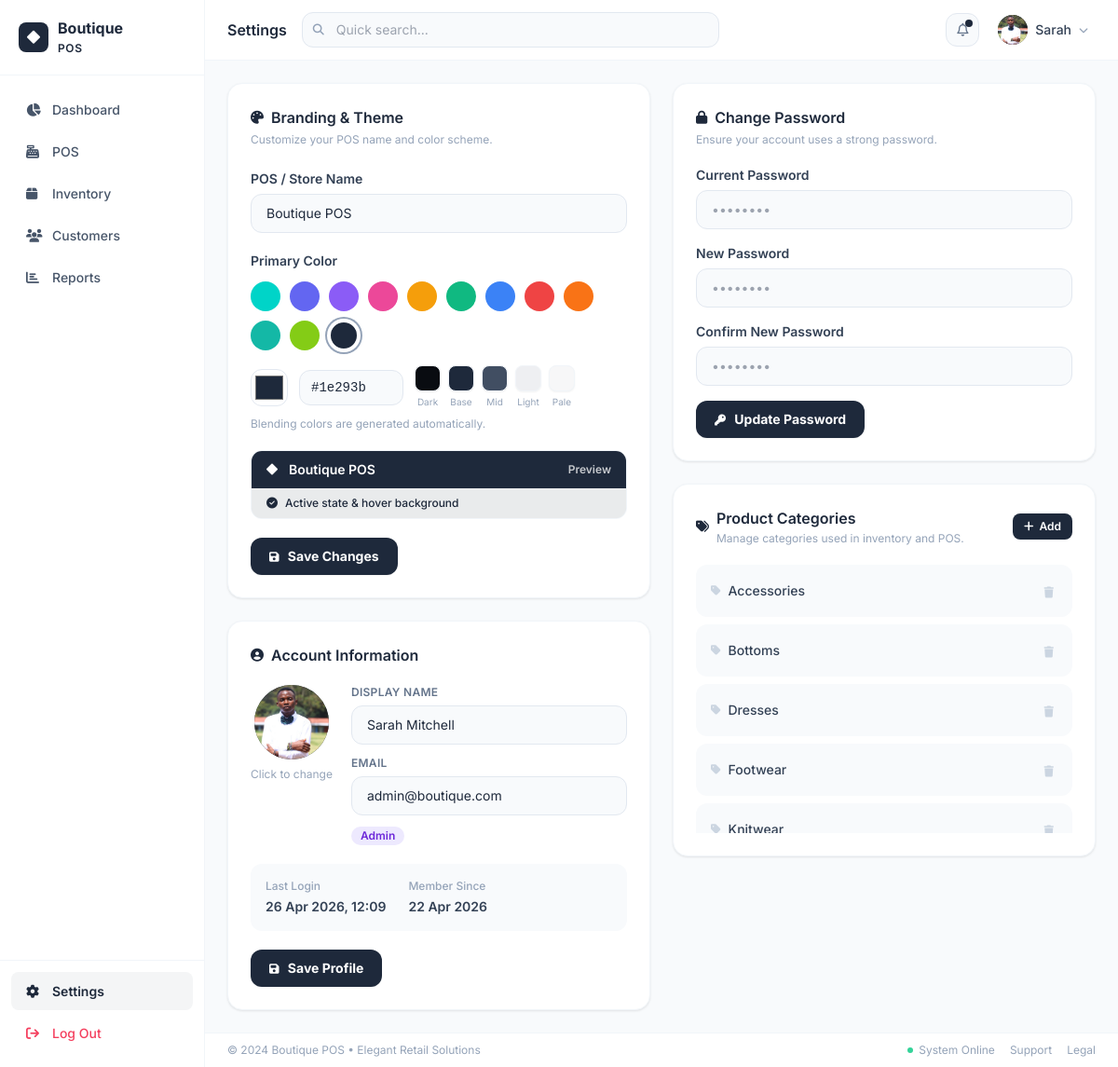
The app's page /settings (signed in), older data.
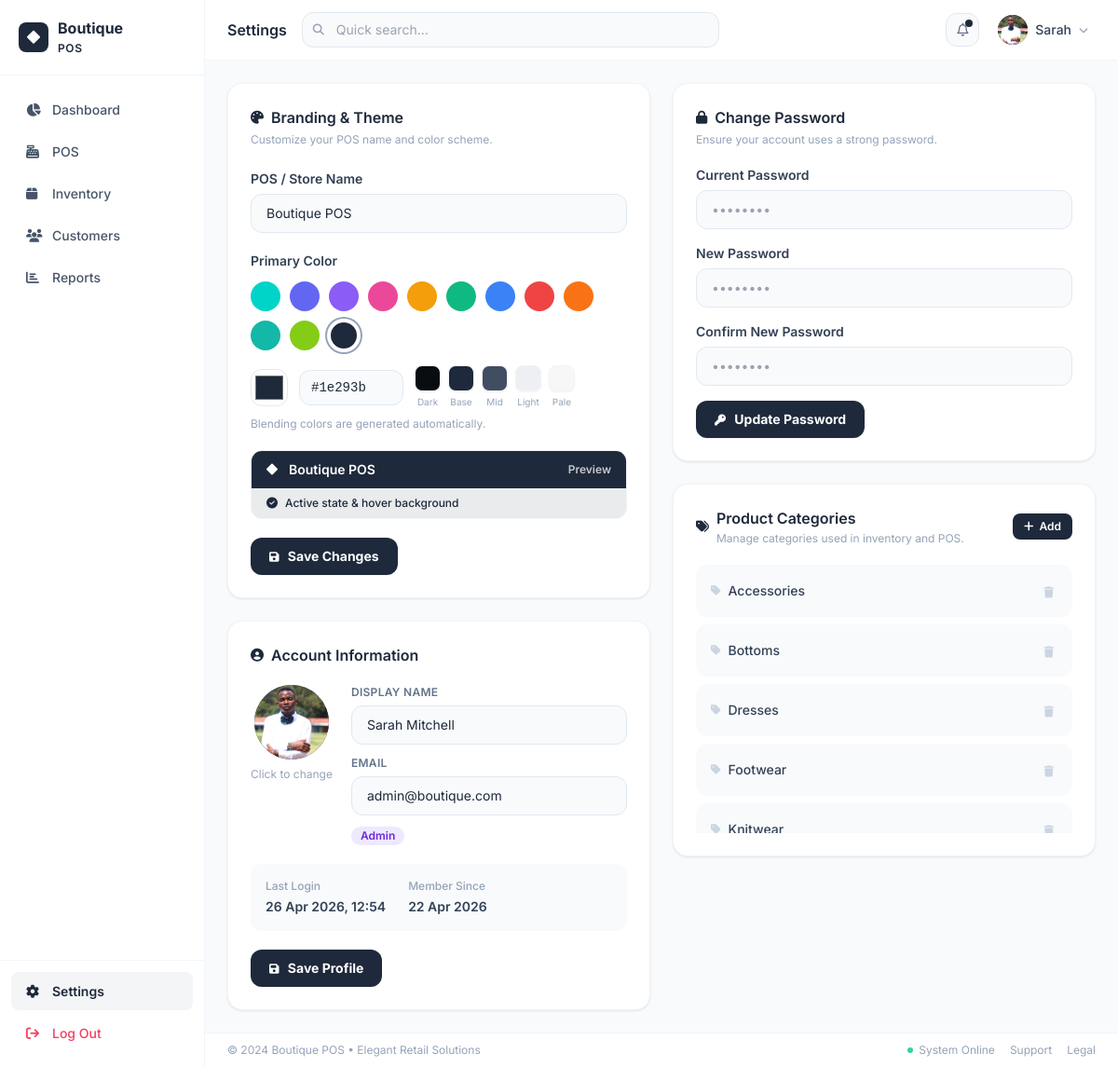
The same page, newer data.
### app/models.py (models this page shows, shortened)
class User(UserMixin, db.Model):
    __tablename__ = 'users'
    id = db.Column(db.Integer, primary_key=True)
    name = db.Column(db.String(120), nullable=False)
    email = db.Column(db.String(120), unique=True, nullable=False, index=True)
    password_hash = db.Column(db.String(256), nullable=False)
    role = db.Column(db.String(20), default='cashier')  # admin | cashier
    avatar = db.Column(db.String(200), default='')
    is_active = db.Column(db.Boolean, default=True)
    created_at = db.Column(db.DateTime, default=datetime.utcnow)
    last_login = db.Column(db.DateTime)
    sales = db.relationship('Sale', backref='cashier', lazy='dynamic')
    @property
    def is_admin(self):
        return self.role == 'admin'

### app/routes/settings.py (the view)
@settings_bp.route('/settings')
@login_required
def index():
    categories = Category.query.order_by(Category.name).all()
    users = User.query.all() if current_user.is_admin else []
    store_name = StoreSetting.get('store_name', 'Boutique POS')
    theme_color = StoreSetting.get('theme_color', '#00D4C8')
    return render_template('settings/index.html',
                           categories=categories,
                           users=users,
                           store_name=store_name,
                           theme_color=theme_color)

### app/models.py (called while the page is built)
@login_manager.user_loader
def load_user(user_id):
    return db.session.get(User, int(user_id))

    @staticmethod
    def get(key, default=''):
        row = StoreSetting.query.filter_by(key=key).first()
        return row.value if row else default

### app/utils.py (called while the page is built)
def extract_upload_filename(value):
    if not value:
        return ''
    cleaned = str(value).strip().replace('\\', '/').split('?', 1)[0].rstrip('/')
    return os.path.basename(cleaned)

def upload_url(value):
    if not value:
        return ''
    value = str(value).strip()
    if value.startswith(('http://', 'https://', 'data:')):
        return value
    filename = extract_upload_filename(value)
    if not filename:
        return value
    return url_for('uploaded_file', filename=filename)

### app/templates/settings/index.html (shortened to what the changed rows need)
{% extends "base.html" %}
{% block page_title %}Settings{% endblock %}
{% block app_content %}
<div class="p-6 h-full overflow-y-auto">
  <div class="max-w-7xl mx-auto grid grid-cols-1 lg:grid-cols-2 gap-6 items-start">
    <div class="space-y-6">
      <div class="bg-white rounded-2xl border border-slate-100 shadow-card p-6">
        <form id="profileForm" enctype="multipart/form-data">
          <div class="flex items-start gap-5 mb-5">
            <div class="flex flex-col items-center gap-2 flex-shrink-0">
              <div class="relative group cursor-pointer" onclick="document.getElementById('avatarInput').click()">
                <div id="avatarPreview"
                     class="w-20 h-20 rounded-full overflow-hidden flex items-center justify-center text-white text-2xl font-bold"
                     style="background:var(--theme, #00D4C8)">
                  {% if current_user.avatar %}
                  <img src="{{ upload_url(current_user.avatar) }}"
                       class="w-full h-full object-cover" alt="{{ current_user.name }}">
                  {% else %}
                  <span>{{ current_user.name[0] | upper }}</span>
                  {% endif %}
                </div>
              </div>
            </div>
            <div class="flex-1 space-y-3">
              <div>
                <label class="block text-xs font-semibold text-slate-500 uppercase tracking-wide mb-1.5">Display Name</label>
                <input type="text" id="profileName" name="name" value="{{ current_user.name }}"
                       class="w-full px-4 py-2.5 border border-slate-200 rounded-xl text-sm bg-slate-50 focus:bg-white transition-all"/>
              </div>
              <div>
                <label class="block text-xs font-semibold text-slate-500 uppercase tracking-wide mb-1.5">Email</label>
                <input type="email" id="profileEmail" name="email" value="{{ current_user.email }}"
                       class="w-full px-4 py-2.5 border border-slate-200 rounded-xl text-sm bg-slate-50 focus:bg-white transition-all"/>
              </div>
              <span class="inline-block px-2.5 py-0.5 text-xs font-semibold rounded-full
                {% if current_user.is_admin %}bg-violet-100 text-violet-700{% else %}bg-blue-100 text-blue-700{% endif %}">
                {{ current_user.role | capitalize }}
              </span>
            </div>
          </div>
          <div class="bg-slate-50 rounded-xl p-4 flex gap-6 mb-5 text-sm">
            <div>
              <p class="text-xs text-slate-400 font-medium mb-1">Last Login</p>
              <p class="font-semibold text-slate-700">{{ current_user.last_login.strftime('%d %b %Y, %H:%M') if current_user.last_login else 'N/A' }}</p>
            </div>
            <div>
              <p class="text-xs text-slate-400 font-medium mb-1">Member Since</p>
              <p class="font-semibold text-slate-700">{{ current_user.created_at.strftime('%d %b %Y') }}</p>
            </div>
          </div>
        </form>
      </div>
    </div>
  </div>
</div>
{% endblock %}

### app/templates/base.html (shortened to what the changed rows need)
<!DOCTYPE html>
<html lang="en">
<head>
  <script src="https://cdn.tailwindcss.com"></script>
  <link rel="stylesheet" href="https://cdnjs.cloudflare.com/ajax/libs/font-awesome/6.5.0/css/all.min.css"/>
</head>
<body class="bg-slate-50 text-slate-800">
<div class="flex h-screen overflow-hidden">
  <div class="flex-1 flex flex-col h-full overflow-hidden">
    <header class="bg-white border-b border-slate-100 px-6 py-3 flex items-center gap-4 z-10 flex-shrink-0">
      <h1 class="font-semibold text-slate-800 text-base flex-shrink-0">{% block page_title %}Dashboard{% endblock %}</h1>
      <div class="ml-auto flex items-center gap-3">
        <div class="relative" id="userMenuWrap">
          <button id="userMenuBtn"
                  onclick="toggleUserMenu()"
                  class="flex items-center gap-2 px-2 py-1 rounded-xl hover:bg-slate-50 transition cursor-pointer">
            <div class="w-8 h-8 rounded-full flex items-center justify-center text-white text-xs font-bold overflow-hidden flex-shrink-0" style="background:var(--theme, #00D4C8)">
              {% if current_user.avatar %}
              <img src="{{ upload_url(current_user.avatar) }}"
                   class="w-full h-full object-cover" alt="{{ current_user.name }}">
              {% else %}
              {{ current_user.name[0] | upper }}
              {% endif %}
            </div>
            <span class="text-sm font-medium text-slate-700 hidden md:block">{{ current_user.name.split()[0] }}</span>
            <i class="fa-solid fa-chevron-down text-slate-400 text-[10px] hidden md:block"></i>
          </button>
        </div>
      </div>
    </header>
    <main class="flex-1 overflow-y-auto">
      {% block app_content %}{% endblock %}
    </main>
  </div>
</div>
</body>
</html>

Row changes from the older to the newer data that the page shows:
changed User "Sarah": last_login "26 Apr 2026, 12:09" → "26 Apr 2026, 12:54"
